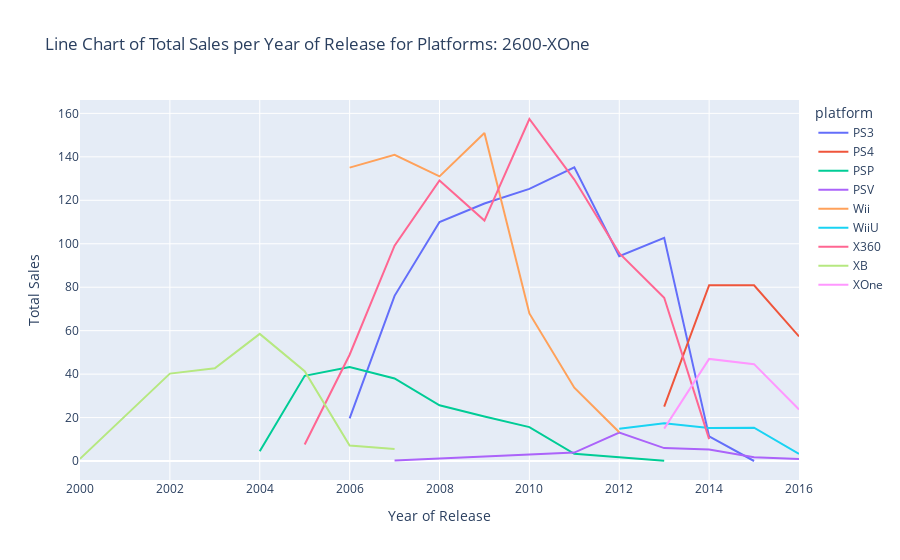

The code cell stored with this chart in its notebook:
### Markdown cell above
Code Meaning:
1) Use px.line() in order to create a line chart with data from the platform_sales_year_2 dataframe.
2) Use the year_of_release column as the x axis and the total_sales column as the y axis.
3) Set the color parameter to the platform column of the dataframe.
4) Set the title as: 'Line Chart of Total Sales per Year of Release for Platforms: PS2-XOne'.
5) Assign the code to no_sales_line_2 in order to save the result.
6) Use the show() method in order to display the no_sales_line_2 chart.

### Code cell
no_sales_line_2 = px.line(platform_sales_year_2, x='year_of_release', y='total_sales',labels={"total_sales": "Total Sales", "year_of_release": "Year of Release"}, color='platform', title='Line Chart of Total Sales per Year of Release for Platforms: 2600-XOne')

no_sales_line_2.show()

### Figure 1 — Plotly figure (JSON) as saved in the notebook; plotly's stock layout.template omitted (floating-point values rounded to 4 significant figures)
{"data": [{"hovertemplate": "platform=PS3<br>Year of Release=%{x}<br>Total Sales=%{y}<extra></extra>", "legendgroup": "PS3", "line": {"color": "#636efa", "dash": "solid"}, "marker": {"symbol": "circle"}, "mode": "lines", "name": "PS3", "orientation": "v", "showlegend": true, "type": "scatter", "x": [2006, 2007, 2008, 2009, 2010, 2011, 2012, 2013, 2014, 2015], "xaxis": "x", "y": [19.62, 76.03, 110.0, 118.5, 125.2, 135.2, 94.3, 102.7, 11.34, 0.02], "yaxis": "y"}, {"hovertemplate": "platform=PS4<br>Year of Release=%{x}<br>Total Sales=%{y}<extra></extra>", "legendgroup": "PS4", "line": {"color": "#EF553B", "dash": "solid"}, "marker": {"symbol": "circle"}, "mode": "lines", "name": "PS4", "orientation": "v", "showlegend": true, "type": "scatter", "x": [2013, 2014, 2015, 2016], "xaxis": "x", "y": [25.07, 80.95, 80.9, 57.35], "yaxis": "y"}, {"hovertemplate": "platform=PSP<br>Year of Release=%{x}<br>Total Sales=%{y}<extra></extra>", "legendgroup": "PSP", "line": {"color": "#00cc96", "dash": "solid"}, "marker": {"symbol": "circle"}, "mode": "lines", "name": "PSP", "orientation": "v", "showlegend": true, "type": "scatter", "x": [2004, 2005, 2006, 2007, 2008, 2009, 2010, 2011, 2013], "xaxis": "x", "y": [4.46, 39.22, 43.23, 38.02, 25.68, 20.46, 15.61, 3.34, 0.15], "yaxis": "y"}, {"hovertemplate": "platform=PSV<br>Year of Release=%{x}<br>Total Sales=%{y}<extra></extra>", "legendgroup": "PSV", "line": {"color": "#ab63fa", "dash": "solid"}, "marker": {"symbol": "circle"}, "mode": "lines", "name": "PSV", "orientation": "v", "showlegend": true, "type": "scatter", "x": [2007, 2011, 2012, 2013, 2014, 2015, 2016], "xaxis": "x", "y": [0.26, 3.88, 13.07, 5.96, 5.27, 1.72, 0.93], "yaxis": "y"}, {"hovertemplate": "platform=Wii<br>Year of Release=%{x}<br>Total Sales=%{y}<extra></extra>", "legendgroup": "Wii", "line": {"color": "#FFA15A", "dash": "solid"}, "marker": {"symbol": "circle"}, "mode": "lines", "name": "Wii", "orientation": "v", "showlegend": true, "type": "scatter", "x": [2006, 2007, 2008, 2009, 2010, 2011, 2012], "xaxis": "x", "y": [135.0, 140.9, 131.0, 151.0, 67.92, 33.75, 13.23], "yaxis": "y"}, {"hovertemplate": "platform=WiiU<br>Year of Release=%{x}<br>Total Sales=%{y}<extra></extra>", "legendgroup": "WiiU", "line": {"color": "#19d3f3", "dash": "solid"}, "marker": {"symbol": "circle"}, "mode": "lines", "name": "WiiU", "orientation": "v", "showlegend": true, "type": "scatter", "x": [2012, 2013, 2014, 2015, 2016], "xaxis": "x", "y": [14.85, 17.4, 15.22, 15.35, 3.26], "yaxis": "y"}, {"hovertemplate": "platform=X360<br>Year of Release=%{x}<br>Total Sales=%{y}<extra></extra>", "legendgroup": "X360", "line": {"color": "#FF6692", "dash": "solid"}, "marker": {"symbol": "circle"}, "mode": "lines", "name": "X360", "orientation": "v", "showlegend": true, "type": "scatter", "x": [2005, 2006, 2007, 2008, 2009, 2010, 2011, 2012, 2013, 2014], "xaxis": "x", "y": [7.64, 48.92, 99.11, 129.2, 110.7, 157.4, 129.5, 95.68, 75.17, 10.1], "yaxis": "y"}, {"hovertemplate": "platform=XB<br>Year of Release=%{x}<br>Total Sales=%{y}<extra></extra>", "legendgroup": "XB", "line": {"color": "#B6E880", "dash": "solid"}, "marker": {"symbol": "circle"}, "mode": "lines", "name": "XB", "orientation": "v", "showlegend": true, "type": "scatter", "x": [2000, 2001, 2002, 2003, 2004, 2005, 2006, 2007], "xaxis": "x", "y": [0.99, 20.72, 40.24, 42.68, 58.51, 41.38, 7.15, 5.52], "yaxis": "y"}, {"hovertemplate": "platform=XOne<br>Year of Release=%{x}<br>Total Sales=%{y}<extra></extra>", "legendgroup": "XOne", "line": {"color": "#FF97FF", "dash": "solid"}, "marker": {"symbol": "circle"}, "mode": "lines", "name": "XOne", "orientation": "v", "showlegend": true, "type": "scatter", "x": [2013, 2014, 2015, 2016], "xaxis": "x", "y": [14.92, 47.01, 44.58, 23.7], "yaxis": "y"}], "layout": {"legend": {"title": {"text": "platform"}, "tracegroupgap": 0}, "title": {"text": "Line Chart of Total Sales per Year of Release for Platforms: 2600-XOne"}, "xaxis": {"anchor": "y", "domain": [0, 1], "title": {"text": "Year of Release"}}, "yaxis": {"anchor": "x", "domain": [0, 1], "title": {"text": "Total Sales"}}}}
